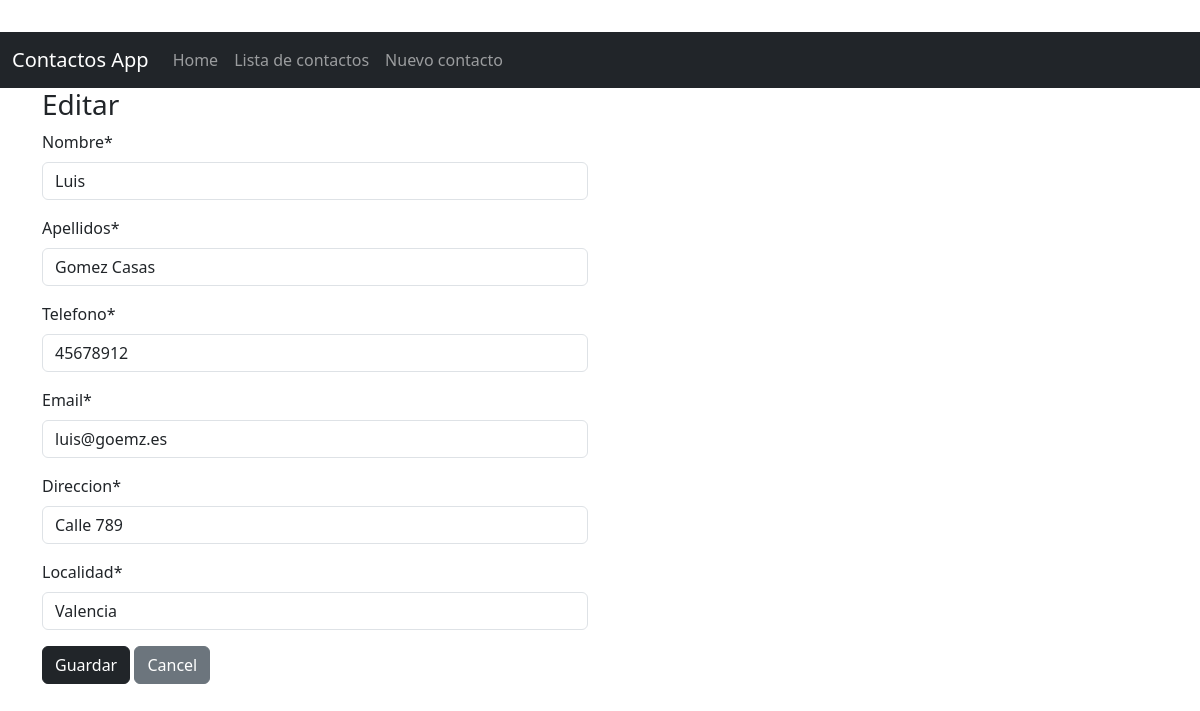
The app's page /agenda/editar/3/ with its own data.
### agenda/models.py (models this page shows, shortened)
class Contacto(models.Model):
    nombre = models.CharField(max_length=50, unique=True)
    apellidos = models.CharField(max_length=50)
    telefono = models.CharField(max_length=9)
    email = models.EmailField()
    direccion = models.TextField(max_length=100)
    localidad = models.CharField(max_length=50)
    class Meta:
        db_table = "contacto"

### agenda/views.py (the view)
# urls.py: path('editar/<int:pk>/', view=views.UpdateContactoView.as_view(), name='editar_contacto'),
class UpdateContactoView(UpdateView):
    model = Contacto
    template_name = 'nuevo_contacto.html'
    fields = ['nombre', 'apellidos', 'telefono', 'email', 'direccion', 'localidad']
    success_url = '/listar/'
    def get_context_data(self, **kwargs):
        contexto = super().get_context_data(**kwargs)
        contexto['accion'] = 'Editar'
        return contexto
    def get_form(self, form_class=None):
        form = super().get_form(form_class)
        form.fields['direccion'].widget = forms.TextInput(attrs={'type': 'text'})
        return form

### agenda/templates/nuevo_contacto.html (shortened to what this page needs)
{% extends 'base.html' %}
{% block content %}
    {% load crispy_forms_tags %}
    <div class="container">
        <div class="row">
            <div class="col-md-6">
                <h3>{{ accion }}</h3>
                <form method="post" class="form">
                    {{ form|crispy }}
                    <input type="submit" value="Guardar" class="btn btn-dark">
                    <a href="{% url 'listar_contactos' %}"><button type="button" class="btn btn-secondary">Cancel</button></a>
                </form>
            </div>
        </div>
{% endblock %}

### records on screen
Contacto: nombre "Luis", apellidos "Gomez Casas", telefono "45678912", email "luis@goemz.es", direccion "Calle 789", localidad "Valencia"

### other values on screen
{{ accion }} "Editar"
